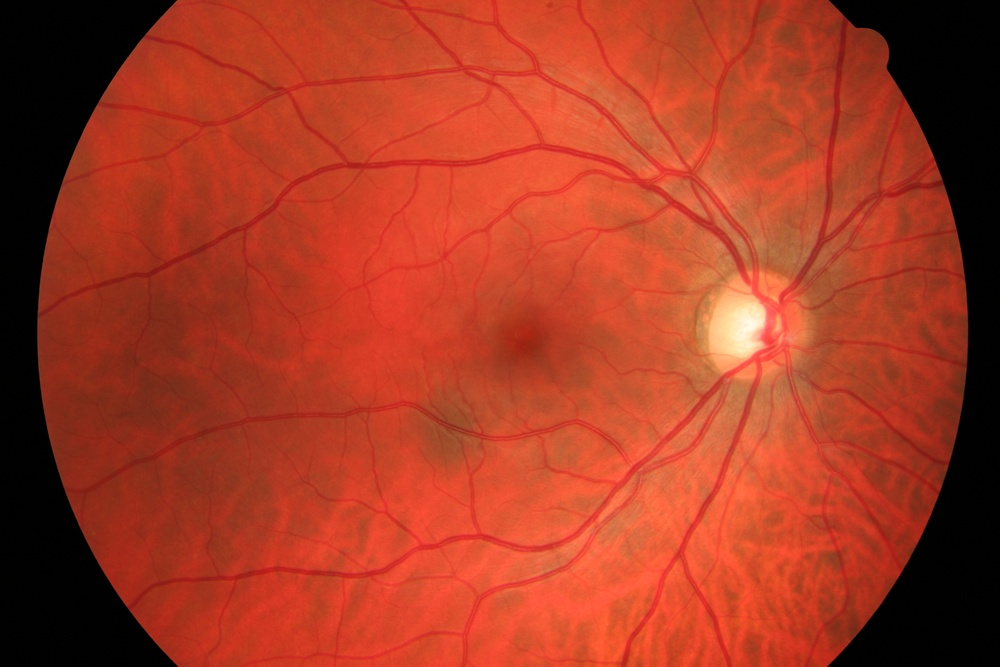
#> input picture EyeVeinDetector/photos/01_h.jpg, 1000 x 667 px, shrunk from 3504 x 2336 before the run
$ python -i main.py   (imports and definitions only)
#> lines starting #> are read from the running program, lines starting #| are printed output that depends on the picture; after the words box and inside, x2 and y2 are one past the last pixel; in counts of white or black regions, pixels touching at a corner belong together
from skimage import io
import matplotlib.pyplot as plt
import cv2
import numpy as np


def distance(point1, point2):
    return abs(point1[0] - point2[0]) ** 2 + abs(point1[1] - point2[1])


# [44 lines left out: functions remove_points_from_arr, get_critical_points, change_shape, not called in this run]


def gamma(img):
    g = np.mean(img)
    return img ** g


def contrast(img):
    percmin = 0.3
    percmax = 2.0
    MIN = np.percentile(img, percmin)
    MAX = np.percentile(img, 100 - percmax)
    norm = (img - MIN) / (MAX - MIN)
    norm[norm[:, :] > 1] = 1
    norm[norm[:, :] < 0] = 0
    return norm * 255


# Tutaj będzie zabawy z parametrami
# intensity - agresywność rozmycia Gaussa
# percent - percentyle zdjęcia użyte do wykrywania krawędzi metodą Canny'ego
# można też spróbować dopasować contourArea w tym ifie,
# coby odfiltrowało najmniejsze/największe zaznaczone (i najprawdopodobniej - niepotrzebne) krawędzie
# Jebla idzie dostać
# Trzymajcie się na tych KCK'ach

def prepare_photo(photo):
    intensity = 3
    kernel = np.ones((intensity, intensity), np.float32) / intensity ** 2

    work = cv2.cvtColor(photo, cv2.COLOR_BGR2GRAY)
    work = np.uint8(contrast(work))
    work = cv2.filter2D(work, -1, kernel)

    percent = np.percentile(work, [5, 60])

    work = cv2.Canny(work, percent[0], percent[1])
    contour_array, _ = cv2.findContours(work, cv2.RETR_TREE, cv2.CHAIN_APPROX_NONE)

    contours = []
    centroid_array = []

    contour_areas = [cv2.contourArea(x) for x in contour_array]

    # Akceptowalne rozmiary konturów:
    max_area = 1.5 * np.percentile(contour_areas, 80)
    min_area = 0.5 * np.percentile(contour_areas, 40)

    # Odseparowywanie konturów:
    for XD in contour_array:
        contour_area = cv2.contourArea(XD)
        if min_area < contour_area < max_area:
            ellipse = cv2.fitEllipse(XD)
            ellipse_area = ellipse[1][0] * ellipse[1][1] * 3.14 / 4

            if 0.6 * ellipse_area < contour_area < 1.3 * ellipse_area:
                cv2.ellipse(photo, ellipse, (255, 0, 0), 3)
                avg = np.sum(XD, axis=0) / len(XD)
                centroid_array.append(avg[0])
                contours.append(XD)

    cv2.drawContours(photo, contours, -1, (0, 255, 0), 1)

    return photo, centroid_array

#   ] \      / [        /\        ][   ] \     ][
#   ][\\    //][       //\\       ][   ][\\    ][
#   ][ \\  // ][      //  \\      ][   ][ \\   ][
#   ][  \\//  ][     //    \\     ][   ][  \\  ][
#   ][        ][    //======\\    ][   ][   \\ ][
#   ][        ][   //        \\   ][   ][    \\][
#   ][        ][  //          \\  ][   ][     \ [


# [47 lines not run here, left out]

>>> import cv2
>>> picture = cv2.imread('../EyeVeinDetector/photos/01_h.jpg')
#> picture is the input picture: shape (667, 1000, 3); mean B, G, R 35.2, 58.1, 165.4
>>> result = prepare_photo(picture)
#> in prepare_photo, `work = cv2.cvtColor(photo, cv2.COLOR_BGR2GRAY)`:
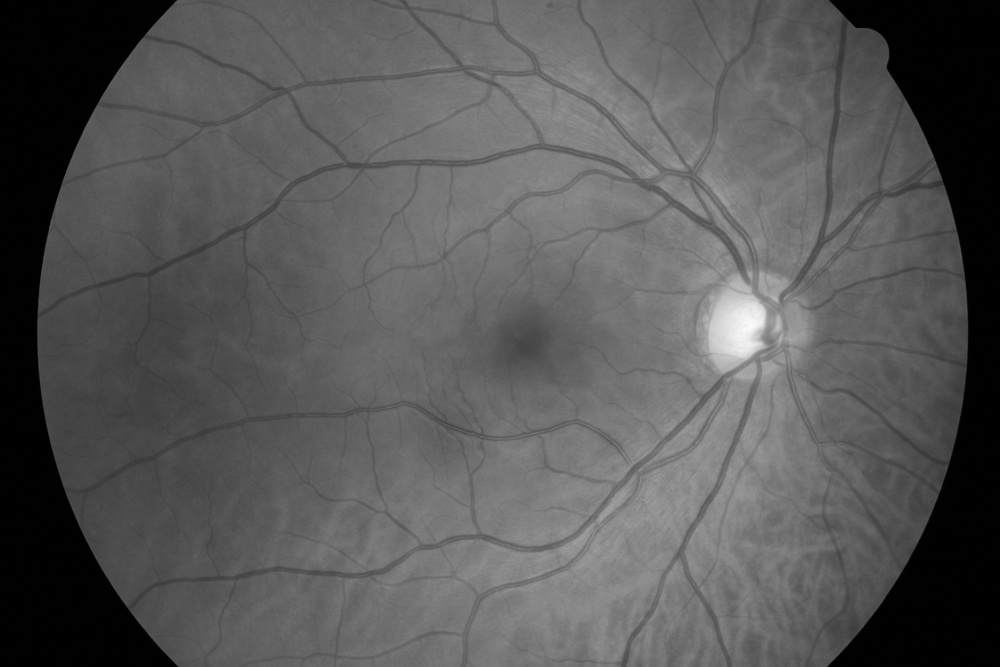
#> work: shape (667, 1000); min 0, max 250, mean 87.5
#> in contrast, `MIN = np.percentile(img, percmin)`: MIN = 0
#> in contrast, `MAX = np.percentile(img, 100 - percmax)`: MAX = 143
#> in contrast, `norm[norm[:, :] > 1] = 1`:
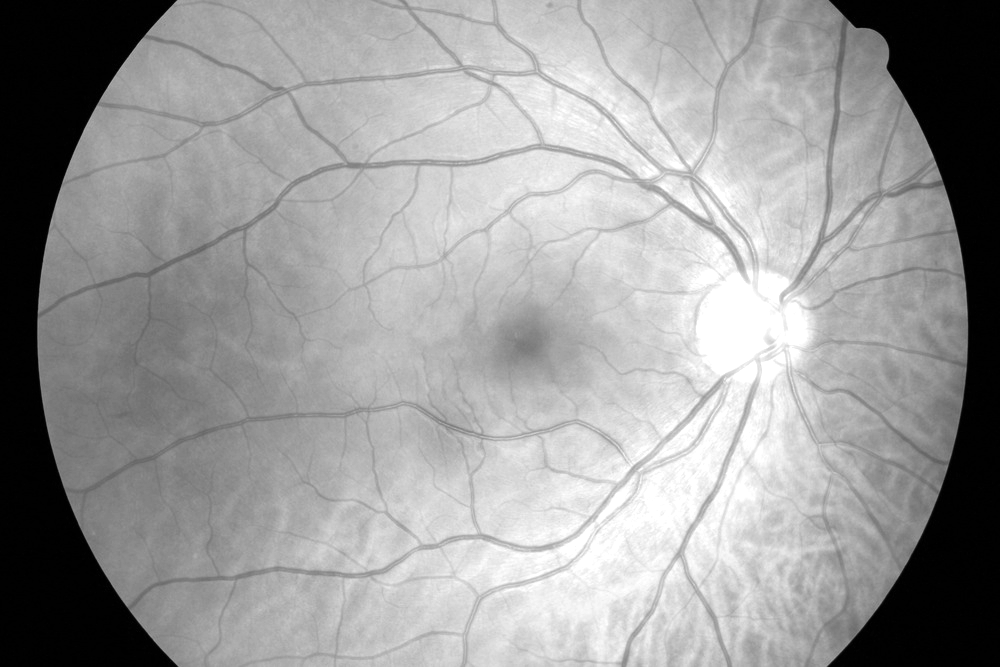
#> norm: shape (667, 1000) float64; min 0, max 1, mean 0.609
#> in prepare_photo, `percent = np.percentile(work, [5, 60])`: percent = [1, 184]
#> in prepare_photo, `work = cv2.Canny(work, percent[0], percent[1])`:
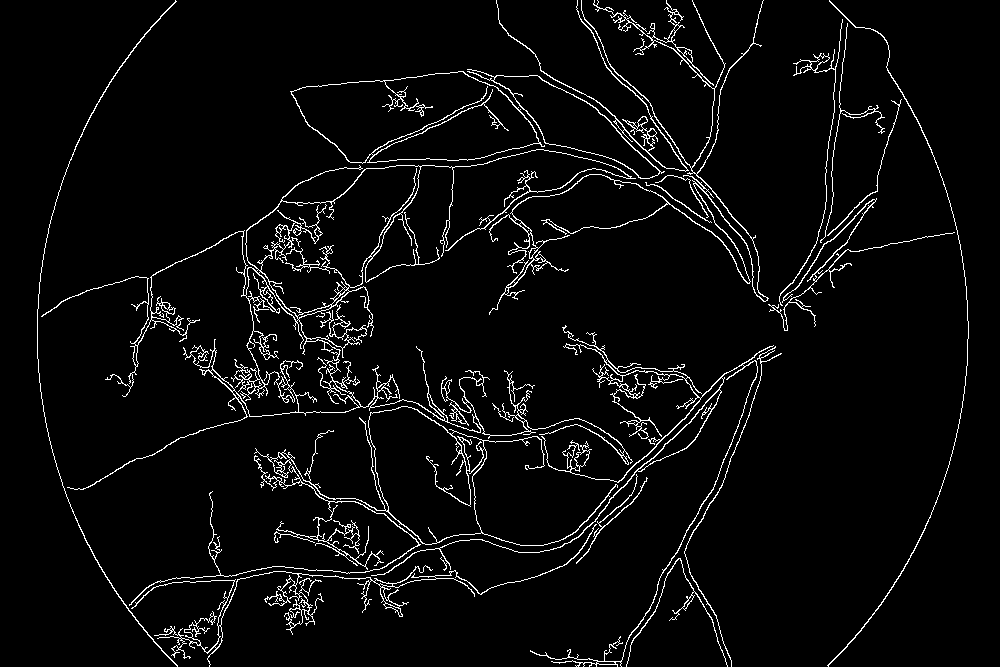
#> work: shape (667, 1000); 4.2% white in thin lines or dots
#> in prepare_photo, `contour_array, _ = cv2.findContours(work, cv2.RETR_TREE, cv2.CHAIN_APP..`: contour_array = 150 contours, 68 with area under 20; largest, box (x1, y1, x2, y2) and area: (41, 149, 636, 490) 23696, (290, 71, 545, 164) 16278, (291, 71, 540, 164) 16000, (245, 165, 421, 317) 13562, (129, 406, 618, 606) 12126
#> in prepare_photo, `contour_areas = [cv2.contourArea(x) for x in contour_array]`: contour_areas = 150 values, max 23696.5 at index 53, min 2 at index 3, mean 815.8
#> in prepare_photo, `max_area = 1.5 * np.percentile(contour_areas, 80)`: max_area = 133.7
#> in prepare_photo, `min_area = 0.5 * np.percentile(contour_areas, 40)`: min_area = 7.45
#> the loop in prepare_photo, `for XD in contour_array:` made 150 passes
#> (contour_area, ellipse, ellipse_area, avg) on passes 8, 10, 16, 21, 28, 40, 42, 44, 47: (70.5, ((218.6, 636.7), (6.34, 21.42), 10), 106.6, [[219, 636.5]]), (23.5, ((211.8, 618.4), (5.13, 6.39), 21.39), 25.71, [[211.7, 618.7]]), (50.5, ((382.8, 582.9), (3.87, 21.1), 104.1), 64.08, [[383.2, 583.1]]), (21.5, ((341.9, 552.2), (3.16, 10.66), 125.8), 26.47, [[342.2, 552.5]]), (27.5, ((281, 472.9), (3.88, 10.93), 114.6), 33.33, [[281, 473]]), (51, ((605.9, 662.5), (3.29, 22.6), 90.72), 58.33, [[605.5, 662.5]]), (29, ((632.9, 422), (4.38, 10.31), 96.42), 35.44, [[632.6, 422]]), (24, ((688.4, 402.4), (3.36, 11.38), 56.52), 29.99, [[688.5, 402.4]]), (21.5, ((624.3, 386.4), (4.45, 6.57), 128.6), 22.94, [[624.3, 386.3]])
#> (contour_area, ellipse, ellipse_area) on passes 1, 2, 11, 14, 18, 38: (118.5, ((681, 535.2), (66.45, 132.1), 0), 6888.3), (41, ((687.7, 601.9), (3.35, 19.93), 36.14), 52.45), (58, ((393.5, 609.2), (6.77, 19.2), 121), 102.1), (82, ((389.3, 596.9), (11.48, 23.2), 136.2), 209.1), (84, ((614.5, 514.8), (14.69, 96.09), 36.32), 1108.4), (92.5, ((650.3, 572.3), (117.1, 228.7), 178.4), 21025.2)
#> after the loop in prepare_photo, `for XD in contour_array:`:
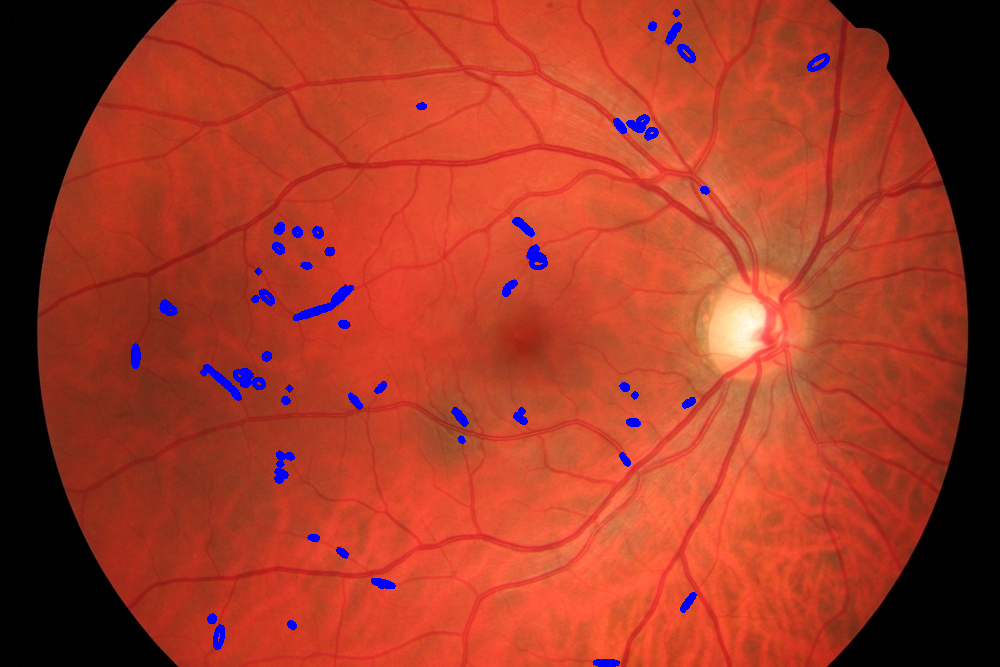
#> photo: shape (667, 1000, 3); 1.17% of pixels changed, all inside (x1, y1, x2, y2) = (131, 9, 830, 667)
#> after the loop in prepare_photo, `for XD in contour_array:`: centroid_array = 77 pairs, first value 135.2 to 818.5, second value 12.5 to 662.5; contours = 77 contours, 29 with area under 20; largest, box (x1, y1, x2, y2) and area: (810, 55, 830, 71) 112, (677, 47, 693, 63) 98, (297, 304, 332, 320) 97, (530, 257, 548, 269) 92, (210, 369, 235, 392) 82
#> in prepare_photo, `cv2.drawContours(photo, contours, -1, (0, 255, 0), 1)`:
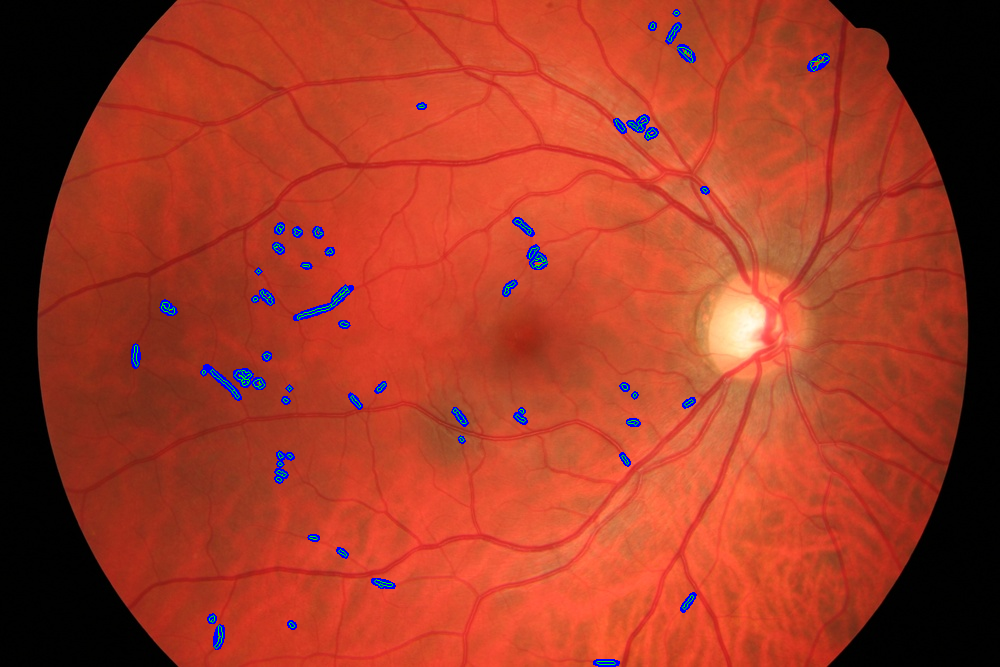
#> photo: shape (667, 1000, 3); 0.24% of pixels changed, all inside (x1, y1, x2, y2) = (132, 11, 830, 665)

$ run again, on EyeVeinDetector/photos/02_h.jpg
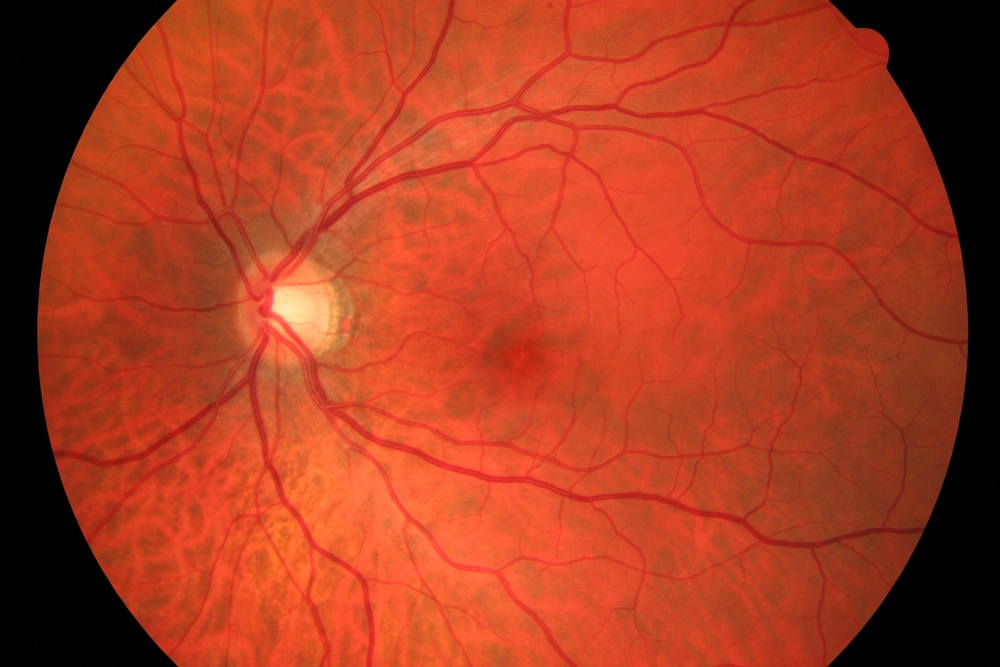
#> input picture EyeVeinDetector/photos/02_h.jpg, 1000 x 667 px, shrunk from 3504 x 2336 before the run
#> picture is the input picture: shape (667, 1000, 3); mean B, G, R 32.7, 59.9, 169.4
#> MIN = 0
#> MAX = 147
#> percent = [1, 184]
#> in prepare_photo, `work = cv2.Canny(work, percent[0], percent[1])`:
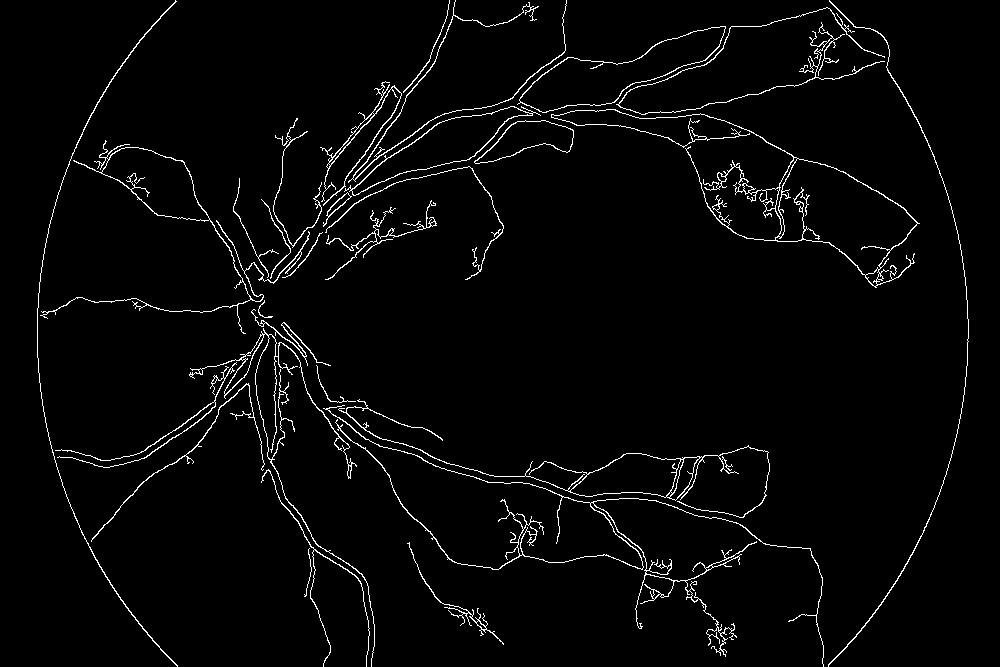
#> work: shape (667, 1000); 2.8% white in thin lines or dots
#> contour_array = 66 contours, 21 with area under 20; largest, box (x1, y1, x2, y2) and area: (551, 109, 920, 288) 10052, (775, 158, 918, 276) 9103, (517, 26, 726, 113) 6814, (519, 26, 726, 113) 6708, (344, 106, 541, 196) 4632
#> contour_areas = 66 values, max 10052 at index 42, min 2 at index 17, mean 1027.7
#> max_area = 862.5
#> min_area = 17.25
#> the loop in prepare_photo, `for XD in contour_array:` made 66 passes
#> (contour_area, ellipse, ellipse_area, avg) on passes 3, 7, 11, 12, 20, 24: (34.5, ((480.5, 624.9), (3.86, 13.98), 133.2), 42.3, [[480.7, 625.1]]), (35.5, ((655.3, 593.7), (7.05, 9.28), 19.65), 51.36, [[655.2, 593.8]]), (102.5, ((676.5, 476.7), (3.92, 41.89), 15.93), 128.9, [[676.7, 475.8]]), (489.5, ((684.5, 475), (13.69, 52.41), 22.75), 563.2, [[684.6, 475.7]]), (30, ((348.9, 471.1), (3.51, 13.18), 6.99), 36.34, [[348.9, 471]]), (368.5, ((243, 367.1), (9.73, 61.83), 32.2), 472.2, [[244.8, 363.1]])
#> after the loop in prepare_photo, `for XD in contour_array:`: centroid_array = [[480.7, 625.1], [655.2, 593.8], [708.7, 567.5], [676.7, 475.8], [684.6, 475.7], [214.1, 379.9], [348.9, 471], [244.8, 363.1], [334.3, 209.1], [338.1, 203.9], [879.5, 276.5], [873.2, 276.9], [715.9, 206.9], [747, 187.9], [721.1, 177], [350.6, 138.2]]; contours = 16 contours, 3 with area under 20; largest, box (x1, y1, x2, y2) and area: (669, 456, 700, 501) 490, (224, 334, 264, 395) 368, (323, 192, 352, 227) 176, (328, 112, 375, 166) 173, (327, 192, 351, 217) 139
#> in prepare_photo, `cv2.drawContours(photo, contours, -1, (0, 255, 0), 1)`:
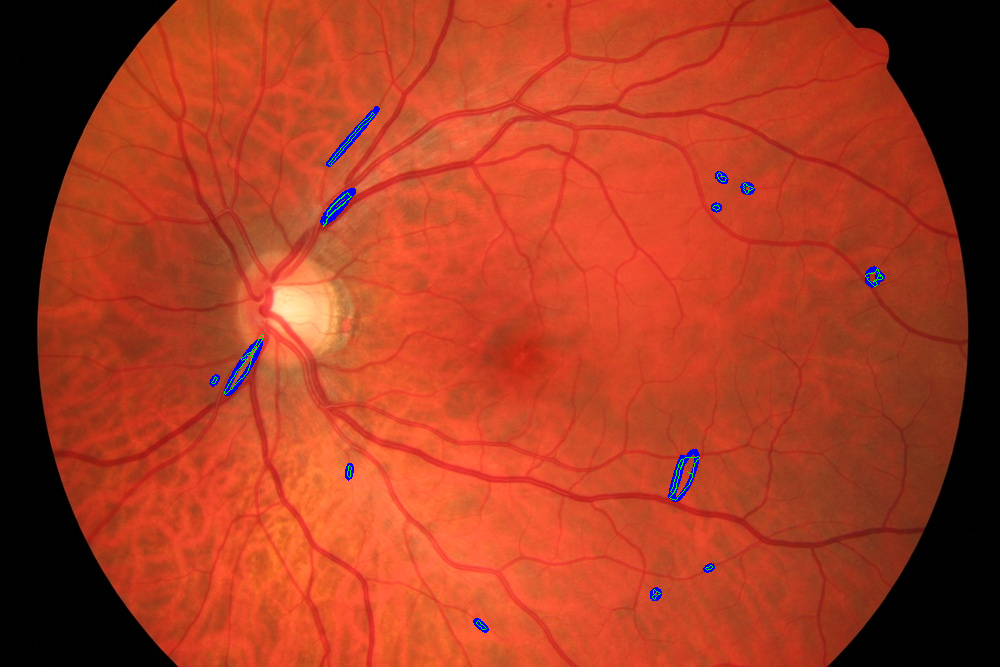
#> photo: shape (667, 1000, 3); mean B, G, R 33.6, 59.8, 168.3
